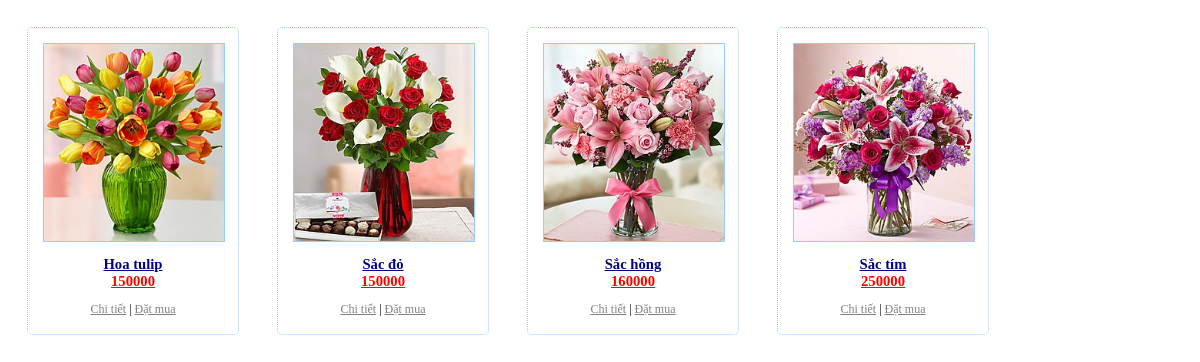
Screenshot of /Buoi06_GiaiBaiTapPhp/Bai03/view.php with the database file from the repository.
### tables this page shows
CREATE TABLE IF NOT EXISTS `sanpham` (
  `masp` int(11) NOT NULL AUTO_INCREMENT,
  `tensp` varchar(50) NOT NULL,
  `gia` float NOT NULL,
  `hinhanh` tinytext NOT NULL,
  `danhmuc` varchar(50) DEFAULT NULL,
  PRIMARY KEY (`masp`)
);

### Buoi06_GiaiBaiTapPhp/Bai03/view.php (the view, shortened to what this page needs)
<!DOCTYPE html>
<html>
<head>
</head>
<body>
    <?php
        $link = mysqli_connect('127.0.0.1', 'root', 'vertrigo');
        mysqli_select_db($link, 'dulieu');
        $kq = mysqli_query($link, 'select * from sanpham');
        while($dong = mysqli_fetch_array($kq))
        {
            echo
            '
            <div class="sanpham">
                <a href="#"><img src="'.$dong['hinhanh'].'"></a><br>
                <a href="#" class="ten">'.$dong['tensp'].'</a><br>
                <a href="#" class="gia">'.$dong['gia'].'</a><br>
                <p><a href="#">Chi tiết</a> | <a href="#">Đặt mua</a></p>
            </div>
            ';
        }
    ?>
</body>
</html>

### Buoi06_GiaiBaiTapPhp/Bai03/view.php (style rules this page uses)
body { font-family:Verdana; font-size:9pt; }
.sanpham { width:200px; border:thin dotted #99ccff; border-radius:5px; margin:19px;padding:5px; text-align:center; float:left; }
.sanpham img { width:180px;margin:10px;border:thin solid #99ccff; }
.sanpham .ten { color:darkblue; font-size:11pt; font-weight:bold; }
.sanpham .gia { color:red; font-size:11pt; font-weight:bold; }
.sanpham a { color:grey; font-size:9pt; }

### rows the page displays
sanpham: hinhanh (picture), tensp "Hoa tulip", gia "150000"
sanpham: hinhanh (picture), tensp "Sắc đỏ", gia "150000"
sanpham: hinhanh (picture), tensp "Sắc hồng", gia "160000"
sanpham: hinhanh (picture), tensp "Sắc tím", gia "250000"
